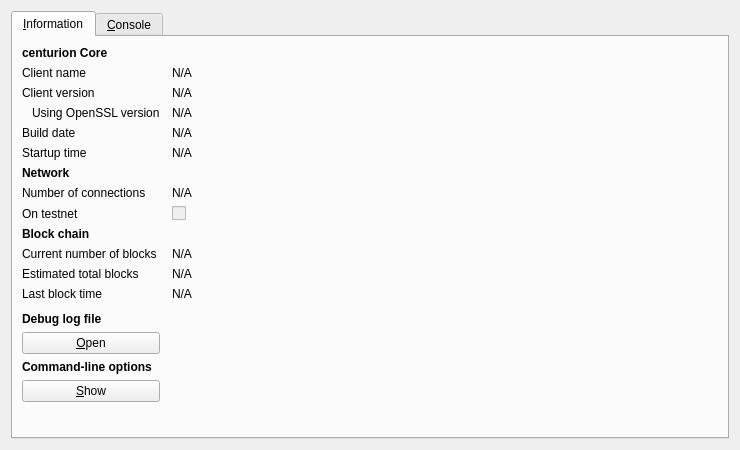
<?xml version="1.0" encoding="UTF-8"?>
<ui version="4.0">
 <class>RPCConsole</class>
 <widget class="QDialog" name="RPCConsole">
  <property name="geometry">
   <rect>
    <x>0</x>
    <y>0</y>
    <width>740</width>
    <height>450</height>
   </rect>
  </property>
  <property name="windowTitle">
   <string>centurion - Debug window</string>
  </property>
  <layout class="QVBoxLayout" name="verticalLayout_2">
   <item>
    <widget class="QTabWidget" name="tabWidget">
     <property name="currentIndex">
      <number>0</number>
     </property>
     <widget class="QWidget" name="tab_info">
      <attribute name="title">
       <string>&amp;Information</string>
      </attribute>
      <layout class="QGridLayout" name="gridLayout" columnstretch="0,1">
       <property name="horizontalSpacing">
        <number>12</number>
       </property>
       <item row="0" column="0">
        <widget class="QLabel" name="label_9">
         <property name="font">
          <font>
           <weight>75</weight>
           <bold>true</bold>
          </font>
         </property>
         <property name="text">
          <string>centurion Core</string>
         </property>
        </widget>
       </item>
       <item row="1" column="0">
        <widget class="QLabel" name="label_5">
         <property name="text">
          <string>Client name</string>
         </property>
        </widget>
       </item>
       <item row="1" column="1">
        <widget class="QLabel" name="clientName">
         <property name="cursor">
          <cursorShape>IBeamCursor</cursorShape>
         </property>
         <property name="text">
          <string>N/A</string>
         </property>
         <property name="textFormat">
          <enum>Qt::PlainText</enum>
         </property>
         <property name="textInteractionFlags">
          <set>Qt::LinksAccessibleByMouse|Qt::TextSelectableByKeyboard|Qt::TextSelectableByMouse</set>
         </property>
        </widget>
       </item>
       <item row="2" column="0">
        <widget class="QLabel" name="label_6">
         <property name="text">
          <string>Client version</string>
         </property>
        </widget>
       </item>
       <item row="2" column="1">
        <widget class="QLabel" name="clientVersion">
         <property name="cursor">
          <cursorShape>IBeamCursor</cursorShape>
         </property>
         <property name="text">
          <string>N/A</string>
         </property>
         <property name="textFormat">
          <enum>Qt::PlainText</enum>
         </property>
         <property name="textInteractionFlags">
          <set>Qt::LinksAccessibleByMouse|Qt::TextSelectableByKeyboard|Qt::TextSelectableByMouse</set>
         </property>
        </widget>
       </item>
       <item row="3" column="0">
        <widget class="QLabel" name="label_14">
         <property name="text">
          <string>Using OpenSSL version</string>
         </property>
         <property name="indent">
          <number>10</number>
         </property>
        </widget>
       </item>
       <item row="3" column="1">
        <widget class="QLabel" name="openSSLVersion">
         <property name="cursor">
          <cursorShape>IBeamCursor</cursorShape>
         </property>
         <property name="text">
          <string>N/A</string>
         </property>
         <property name="textFormat">
          <enum>Qt::PlainText</enum>
         </property>
         <property name="textInteractionFlags">
          <set>Qt::LinksAccessibleByMouse|Qt::TextSelectableByKeyboard|Qt::TextSelectableByMouse</set>
         </property>
        </widget>
       </item>
       <item row="4" column="0">
        <widget class="QLabel" name="label_12">
         <property name="text">
          <string>Build date</string>
         </property>
        </widget>
       </item>
       <item row="4" column="1">
        <widget class="QLabel" name="buildDate">
         <property name="cursor">
          <cursorShape>IBeamCursor</cursorShape>
         </property>
         <property name="text">
          <string>N/A</string>
         </property>
         <property name="textFormat">
          <enum>Qt::PlainText</enum>
         </property>
         <property name="textInteractionFlags">
          <set>Qt::LinksAccessibleByMouse|Qt::TextSelectableByKeyboard|Qt::TextSelectableByMouse</set>
         </property>
        </widget>
       </item>
       <item row="5" column="0">
        <widget class="QLabel" name="label_13">
         <property name="text">
          <string>Startup time</string>
         </property>
        </widget>
       </item>
       <item row="5" column="1">
        <widget class="QLabel" name="startupTime">
         <property name="cursor">
          <cursorShape>IBeamCursor</cursorShape>
         </property>
         <property name="text">
          <string>N/A</string>
         </property>
         <property name="textFormat">
          <enum>Qt::PlainText</enum>
         </property>
         <property name="textInteractionFlags">
          <set>Qt::LinksAccessibleByMouse|Qt::TextSelectableByKeyboard|Qt::TextSelectableByMouse</set>
         </property>
        </widget>
       </item>
       <item row="6" column="0">
        <widget class="QLabel" name="label_11">
         <property name="font">
          <font>
           <weight>75</weight>
           <bold>true</bold>
          </font>
         </property>
         <property name="text">
          <string>Network</string>
         </property>
        </widget>
       </item>
       <item row="7" column="0">
        <widget class="QLabel" name="label_7">
         <property name="text">
          <string>Number of connections</string>
         </property>
        </widget>
       </item>
       <item row="7" column="1">
        <widget class="QLabel" name="numberOfConnections">
         <property name="cursor">
          <cursorShape>IBeamCursor</cursorShape>
         </property>
         <property name="text">
          <string>N/A</string>
         </property>
         <property name="textFormat">
          <enum>Qt::PlainText</enum>
         </property>
         <property name="textInteractionFlags">
          <set>Qt::LinksAccessibleByMouse|Qt::TextSelectableByKeyboard|Qt::TextSelectableByMouse</set>
         </property>
        </widget>
       </item>
       <item row="8" column="0">
        <widget class="QLabel" name="label_8">
         <property name="text">
          <string>On testnet</string>
         </property>
        </widget>
       </item>
       <item row="8" column="1">
        <widget class="QCheckBox" name="isTestNet">
         <property name="enabled">
          <bool>false</bool>
         </property>
         <property name="text">
          <string/>
         </property>
        </widget>
       </item>
       <item row="9" column="0">
        <widget class="QLabel" name="label_10">
         <property name="font">
          <font>
           <weight>75</weight>
           <bold>true</bold>
          </font>
         </property>
         <property name="text">
          <string>Block chain</string>
         </property>
        </widget>
       </item>
       <item row="10" column="0">
        <widget class="QLabel" name="label_3">
         <property name="text">
          <string>Current number of blocks</string>
         </property>
        </widget>
       </item>
       <item row="10" column="1">
        <widget class="QLabel" name="numberOfBlocks">
         <property name="cursor">
          <cursorShape>IBeamCursor</cursorShape>
         </property>
         <property name="text">
          <string>N/A</string>
         </property>
         <property name="textFormat">
          <enum>Qt::PlainText</enum>
         </property>
         <property name="textInteractionFlags">
          <set>Qt::LinksAccessibleByMouse|Qt::TextSelectableByKeyboard|Qt::TextSelectableByMouse</set>
         </property>
        </widget>
       </item>
       <item row="11" column="0">
        <widget class="QLabel" name="label_4">
         <property name="text">
          <string>Estimated total blocks</string>
         </property>
        </widget>
       </item>
       <item row="11" column="1">
        <widget class="QLabel" name="totalBlocks">
         <property name="cursor">
          <cursorShape>IBeamCursor</cursorShape>
         </property>
         <property name="text">
          <string>N/A</string>
         </property>
         <property name="textFormat">
          <enum>Qt::PlainText</enum>
         </property>
         <property name="textInteractionFlags">
          <set>Qt::LinksAccessibleByMouse|Qt::TextSelectableByKeyboard|Qt::TextSelectableByMouse</set>
         </property>
        </widget>
       </item>
       <item row="12" column="0">
        <widget class="QLabel" name="label_2">
         <property name="text">
          <string>Last block time</string>
         </property>
        </widget>
       </item>
       <item row="12" column="1">
        <widget class="QLabel" name="lastBlockTime">
         <property name="cursor">
          <cursorShape>IBeamCursor</cursorShape>
         </property>
         <property name="text">
          <string>N/A</string>
         </property>
         <property name="textFormat">
          <enum>Qt::PlainText</enum>
         </property>
         <property name="textInteractionFlags">
          <set>Qt::LinksAccessibleByMouse|Qt::TextSelectableByKeyboard|Qt::TextSelectableByMouse</set>
         </property>
        </widget>
       </item>
       <item row="13" column="0">
        <spacer name="verticalSpacer_2">
         <property name="orientation">
          <enum>Qt::Vertical</enum>
         </property>
         <property name="sizeHint" stdset="0">
          <size>
           <width>20</width>
           <height>20</height>
          </size>
         </property>
        </spacer>
       </item>
       <item row="14" column="0">
        <widget class="QLabel" name="labelDebugLogfile">
         <property name="font">
          <font>
           <weight>75</weight>
           <bold>true</bold>
          </font>
         </property>
         <property name="text">
          <string>Debug log file</string>
         </property>
        </widget>
       </item>
       <item row="15" column="0">
        <widget class="QPushButton" name="openDebugLogfileButton">
         <property name="toolTip">
          <string>Open the centurion debug log file from the current data directory. This can take a few seconds for large log files.</string>
         </property>
         <property name="text">
          <string>&amp;Open</string>
         </property>
         <property name="autoDefault">
          <bool>false</bool>
         </property>
        </widget>
       </item>
       <item row="16" column="0">
        <widget class="QLabel" name="labelCLOptions">
         <property name="font">
          <font>
           <weight>75</weight>
           <bold>true</bold>
          </font>
         </property>
         <property name="text">
          <string>Command-line options</string>
         </property>
        </widget>
       </item>
       <item row="17" column="0">
        <widget class="QPushButton" name="showCLOptionsButton">
         <property name="toolTip">
          <string>Show the centurion-Qt help message to get a list with possible centurion command-line options.</string>
         </property>
         <property name="text">
          <string>&amp;Show</string>
         </property>
         <property name="autoDefault">
          <bool>false</bool>
         </property>
        </widget>
       </item>
       <item row="18" column="0">
        <spacer name="verticalSpacer">
         <property name="orientation">
          <enum>Qt::Vertical</enum>
         </property>
         <property name="sizeHint" stdset="0">
          <size>
           <width>20</width>
           <height>40</height>
          </size>
         </property>
        </spacer>
       </item>
      </layout>
     </widget>
     <widget class="QWidget" name="tab_console">
      <attribute name="title">
       <string>&amp;Console</string>
      </attribute>
      <layout class="QVBoxLayout" name="verticalLayout_3">
       <property name="spacing">
        <number>3</number>
       </property>
       <item>
        <widget class="QTextEdit" name="messagesWidget">
         <property name="minimumSize">
          <size>
           <width>0</width>
           <height>100</height>
          </size>
         </property>
         <property name="readOnly">
          <bool>true</bool>
         </property>
         <property name="tabKeyNavigation" stdset="0">
          <bool>false</bool>
         </property>
         <property name="columnCount" stdset="0">
          <number>2</number>
         </property>
        </widget>
       </item>
       <item>
        <layout class="QHBoxLayout" name="horizontalLayout">
         <property name="spacing">
          <number>3</number>
         </property>
         <item>
          <widget class="QLabel" name="label">
           <property name="text">
            <string notr="true">&gt;</string>
           </property>
          </widget>
         </item>
         <item>
          <widget class="QLineEdit" name="lineEdit"/>
         </item>
         <item>
          <widget class="QPushButton" name="clearButton">
           <property name="maximumSize">
            <size>
             <width>24</width>
             <height>24</height>
            </size>
           </property>
           <property name="toolTip">
            <string>Clear console</string>
           </property>
           <property name="text">
            <string/>
           </property>
           <property name="icon">
            <iconset resource="../bitcoin.qrc">
             <normaloff>:/icons/remove</normaloff>:/icons/remove</iconset>
           </property>
           <property name="shortcut">
            <string notr="true">Ctrl+L</string>
           </property>
           <property name="autoDefault">
            <bool>false</bool>
           </property>
          </widget>
         </item>
        </layout>
       </item>
      </layout>
     </widget>
    </widget>
   </item>
  </layout>
 </widget>
 <resources>
  <include location="../bitcoin.qrc"/>
 </resources>
 <connections/>
</ui>
